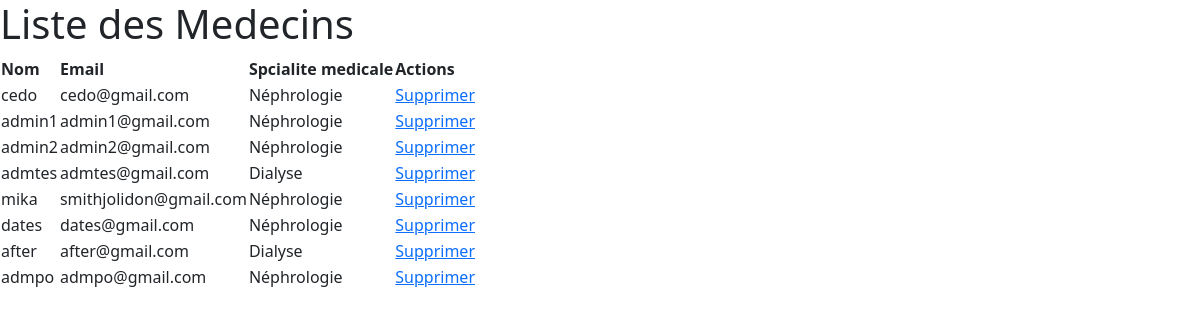
The app's page /med with its own data.
### renale/models.py (models this page shows, shortened)
class CustomUser(AbstractUser):
    USER_TYPE_CHOICES = [
        ('admin', 'Administrator'),
        ( 'medecin', 'Medecin'),
    ]
    user_type = models.CharField(max_length=10, choices=USER_TYPE_CHOICES)
    prenoms = models.CharField(max_length=255)
    tel = models.CharField(max_length=20)  # Numéro de téléphone
    nom = models.CharField(max_length=255)
    email = models.EmailField(unique=True)
    specialite = models.CharField(max_length=255 , blank=True, null=True)

### renale/views.py (the view)
# urls.py: path( "med", views.med, name="med"  ),
def med(request):
    users  = CustomUser.objects.filter(user_type='medecin')
    return render(request, 'medecin.html', {'users': users})

### renale/templates/medecin.html (shortened to what this page needs)
{% load static %}
<!DOCTYPE html>
<html>
<head>
    <link rel="stylesheet" href="{% static 'style.css' %}">
    <link rel="stylesheet" href="{% static 'bootstrap.min.css' %}">
    <link rel="stylesheet" href="{% static 'bootstrap.min.css' %}">
</head>
<body>
    <h1>Liste des Medecins</h1>
    <table>
        <thead>
            <tr>
                <th>Nom</th>
                <th>Email</th>
                <th>Spcialite medicale</th>
                <th>Actions</th>
            </tr>
        </thead>
        <tbody>
            {% for user in users %}
            <tr>
                <td>{{ user.first_name }} {{ user.username }}</td>
                <td>{{ user.email }}</td>
                <td>{{ user.specialite }}</td>
                <td>
                    <a href="#">Supprimer</a>
                </td>
            </tr>
            {% endfor %}
        </tbody>
    </table>
</body>
</html>

### records on screen
CustomUser: username "cedo", email "cedo@gmail.com", specialite "Néphrologie"
CustomUser: username "admin1", email "admin1@gmail.com", specialite "Néphrologie"
CustomUser: username "admin2", email "admin2@gmail.com", specialite "Néphrologie"
CustomUser: username "admtes", email "admtes@gmail.com", specialite "Dialyse"
CustomUser: username "mika", email "smithjolidon@gmail.com", specialite "Néphrologie"
CustomUser: username "dates", email "dates@gmail.com", specialite "Néphrologie"
CustomUser: username "after", email "after@gmail.com", specialite "Dialyse"
CustomUser: username "admpo", email "admpo@gmail.com", specialite "Néphrologie"
